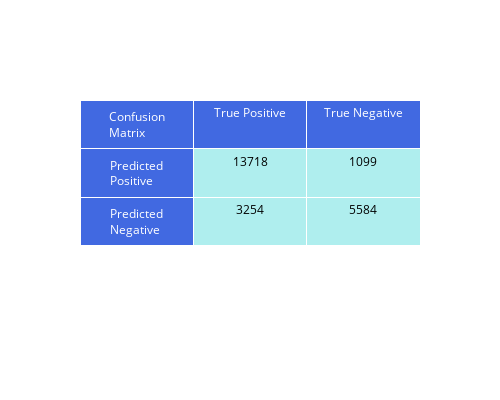

Notebook code cell kept with this figure:
### Code cell
best_logistic_regression_params = grid_pipeline.best_params_
best_logistic_regression_model = grid_pipeline.best_estimator_
predictions = best_logistic_regression_model.predict(X_test)
plot_confusion_matrix(y_test, predictions)
print("Best Score: ", grid_pipeline.best_score_)

### Figure 1 — Plotly figure (JSON) as saved in the notebook; plotly's stock layout.template omitted (floating-point values rounded to 4 significant figures)
{"data": [{"cells": {"fill": {"color": ["royalblue", "paleturquoise"]}, "font": {"color": ["white", "black"], "size": 12}, "values": [["Predicted Positive", "Predicted Negative"], [13718, 3254], [1099, 5584]]}, "header": {"fill": {"color": "royalblue"}, "font": {"color": "white", "size": 12}, "values": ["Confusion Matrix", "True Positive", "True Negative"]}, "type": "table"}], "layout": {"height": 400, "width": 500}}
